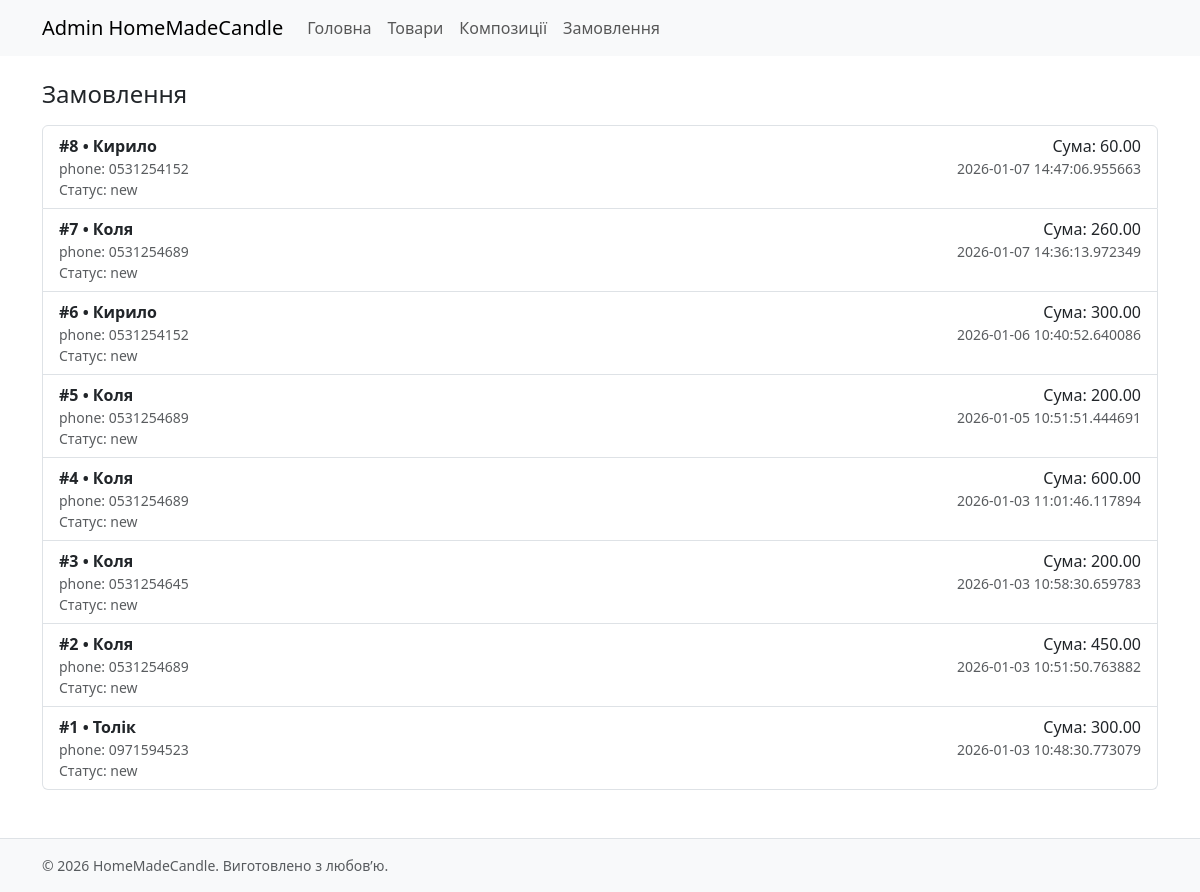
Page /admin/orders (signed in) on the earlier database version.
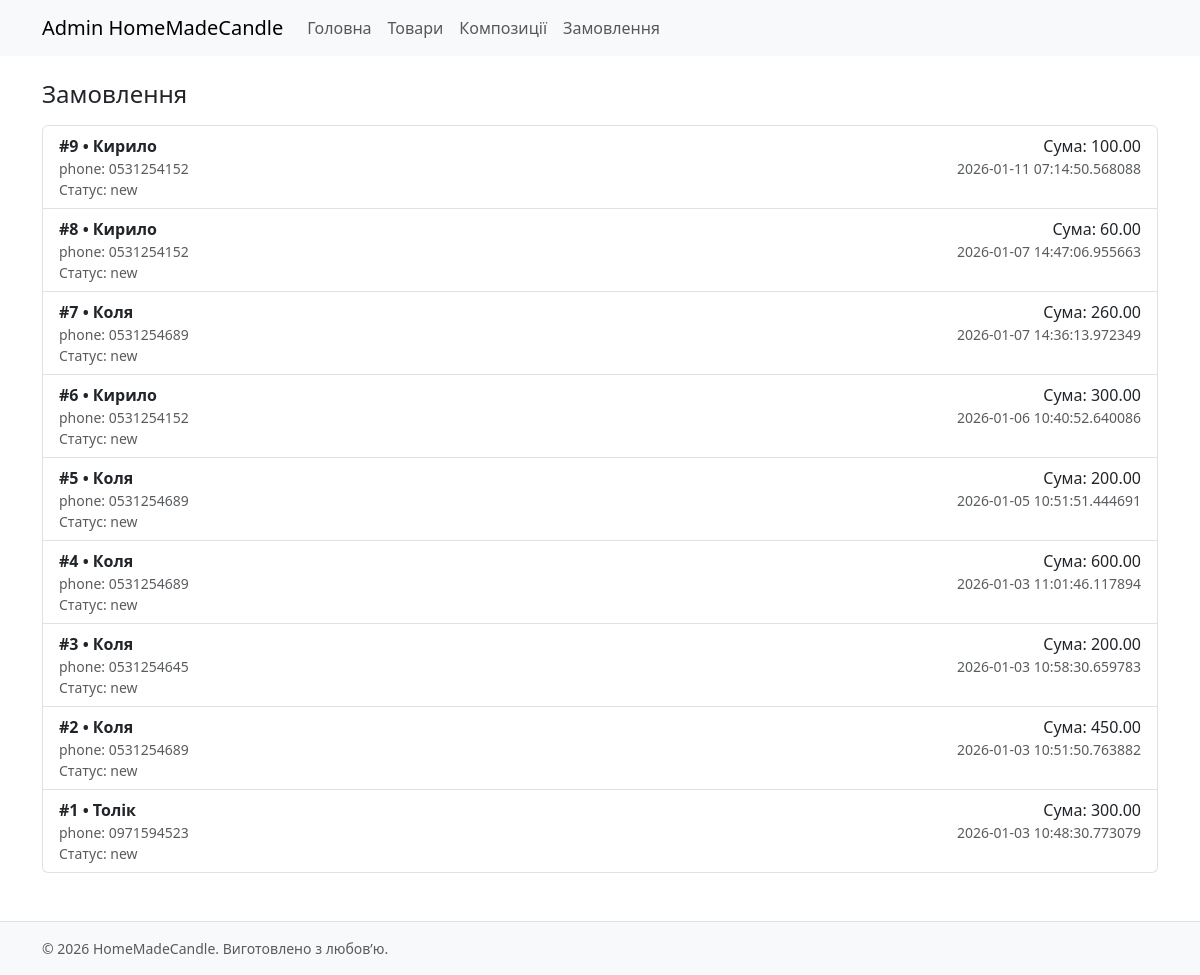
Same page on the later database version.
### models.py (models this page shows)
class Order(db.Model):
    id = db.Column(db.Integer, primary_key=True)
    customer_name = db.Column(db.String(120))
    phone = db.Column(db.String(32))
    contact_method = db.Column(db.String(32))  # "phone", "viber", "telegram"
    address = db.Column(db.String(255))
    comment = db.Column(db.Text)
    total_amount = db.Column(db.Float, default=0.0)
    status = db.Column(db.String(32), default="new")
    created_at = db.Column(db.DateTime, default=datetime.utcnow)
    items = db.relationship("OrderItem", backref="order", cascade="all, delete-orphan")

### blueprints/admin/routes.py (the view)
@bp.route("/orders")
@login_required
def order_list():
    orders = Order.query.order_by(Order.created_at.desc()).all()
    return render_template("admin/order_list.html", orders=orders)

### blueprints/admin/routes.py (called while the page is built)
@login_manager.user_loader
def load_user(user_id):
    return User.query.get(int(user_id))

### templates/admin/order_list.html
{% extends "base.html" %}
{% block content %}
<div class="container">
  <h1 class="h4 mb-3">Замовлення</h1>
  <div class="list-group">
    {% for o in orders %}
      <div class="list-group-item">
        <div class="d-flex justify-content-between">
          <div>
            <div class="fw-semibold">#{{ o.id }} • {{ o.customer_name }}</div>
            <div class="small text-muted">{{ o.contact_method }}: {{ o.phone }}</div>
            <div class="small text-muted">Статус: {{ o.status }}</div>
          </div>
          <div class="text-end">
            <div>Сума: {{ "%.2f"|format(o.total_amount) }}</div>
            <div class="small text-muted">{{ o.created_at }}</div>
          </div>
        </div>
      </div>
    {% else %}
      <p>Поки немає замовлень.</p>
    {% endfor %}
  </div>
</div>
{% endblock %}

Differences in the rows shown:
added Order: id "9", customer_name "Кирило", contact_method "phone", phone "0531254152", status "new", total_amount "100.00", created_at "2026-01-11 07:14:50.568088"
